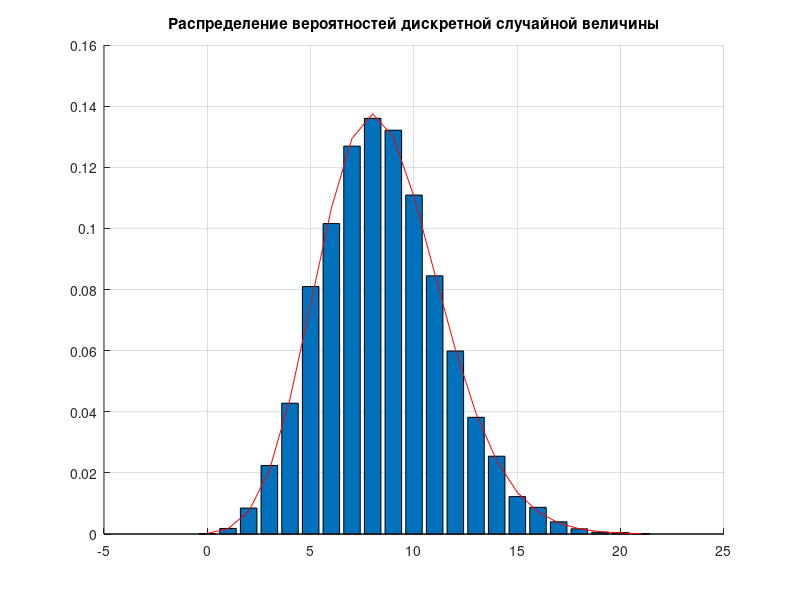

MATLAB code to generate this figure:
%Есть 8250 значений, генерирует случайные числа, распределенные по закону
%Пуассона.Выводим первые 12. Находим минимум и максимум значений.
%считаем практическое и теоретическое матожидание и среднеквадратичекое
%отклонение.Считаем центры карманов, строим гистограмму, считаем
%вероятности. Строим график Распределение вероятностей дискретной
%случайной величины по этим данным.
M = 8250;
Lambda = 8.5;
K = 12;

%Puasson
y = poissrnd(Lambda, 1, M);% Распределение Пуассона
disp('First K values');
disp(y(1:K));

%min / max
Ymin = min(y);
Ymax = max(y);
disp(['Ymin: ' num2str(Ymin) '; Ymax: ' num2str(Ymax)]);

%math weit
matW = mean(y);
disp(['Theoretical math weit: ' num2str(Lambda) '; Practical mat weit: ' num2str(matW)]);

%std Среднеквадратическое отклонение
stdVal = std(y);
disp(['Теоретическое среднеквадратичное отклонение: ' num2str(sqrt(Lambda)) '; Практическое среднеквадратичное отклонение: ' num2str(stdVal)]);

%Вероятность
c= 0:Ymax;%центры
h = hist(y, c);
h
p_exp = h/M;
p_theor = poisspdf(c, Lambda);
disp(['вероятность практическая: ' num2str(p_exp) '; Вероятность теоретическая: ' num2str(p_theor)]);

%figure
hold on;
title('Распределение вероятностей дискретной случайной величины');
bar(c, p_exp);
plot(c, p_theor, 'r');
grid on;
hold off;





